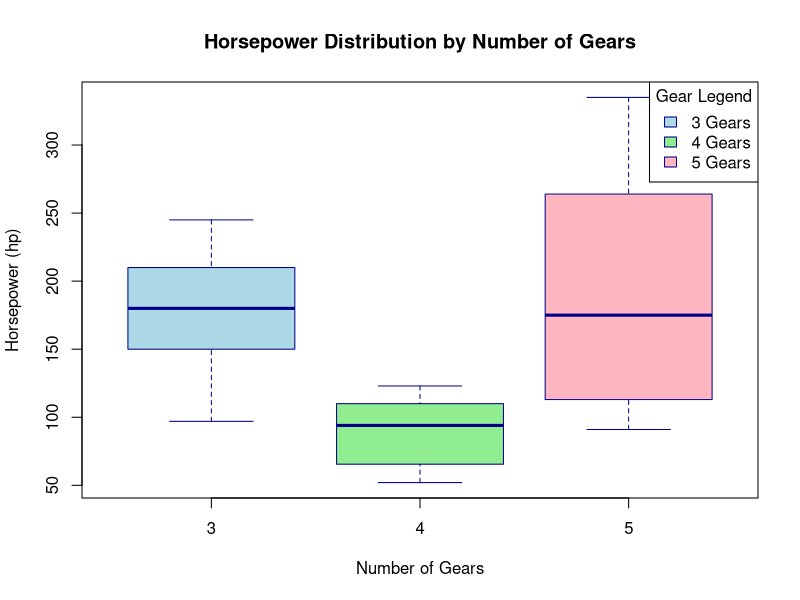

R code for this plot:
# Load dataset
data(mtcars)

# Convert 'gear' to factor
mtcars$gear <- as.factor(mtcars$gear)

# Save plot to PNG
png("boxplot_hp_gears.png", width = 800, height = 600)

# Create boxplot
boxplot(hp ~ gear, 
        data = mtcars, 
        main = "Horsepower Distribution by Number of Gears",
        xlab = "Number of Gears",
        ylab = "Horsepower (hp)",
        col = c("lightblue", "lightgreen", "lightpink"),
        border = "darkblue")

# Loop through each gear level to label outliers
for (g in levels(mtcars$gear)) {
  gear_data <- mtcars$hp[mtcars$gear == g]
  outliers <- boxplot.stats(gear_data)$out
  
  if (length(outliers) > 0) {
    outlier_positions <- which(gear_data %in% outliers)
    
    # Convert gear factor to numeric position on x-axis
    x_pos <- as.numeric(g)
    
    text(x = x_pos + 0.1,
         y = outliers,
         labels = rownames(mtcars[mtcars$gear == g, ])[outlier_positions],
         pos = 4,
         cex = 0.8,
         col = "red")
  }
}

# Add legend
legend("topright",
       legend = paste(levels(mtcars$gear), "Gears"),
       fill = c("lightblue", "lightgreen", "lightpink"),
       border = "darkblue",
       title = "Gear Legend")

# Close the graphics device
dev.off()

cat("Plot saved as 'boxplot_hp_gears.png'\n")
